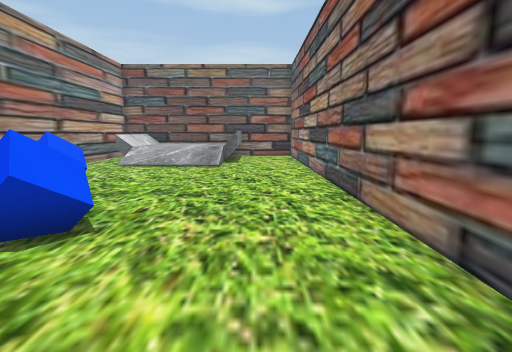
view 1 (above)

12 first-person views from a walk through a scene from a Unity 3-D project. The camera is 1.3 m above the floor, tilts 8° down and sees 80° across. The floor is counted in squares, 1 m on a side. Each view is taken from the middle of a square. On the plan, view 1 faces up. The plan holds only what a view shows up to about 14 squares ahead; the rest is blank. The place goes on beyond the plan.

view 2
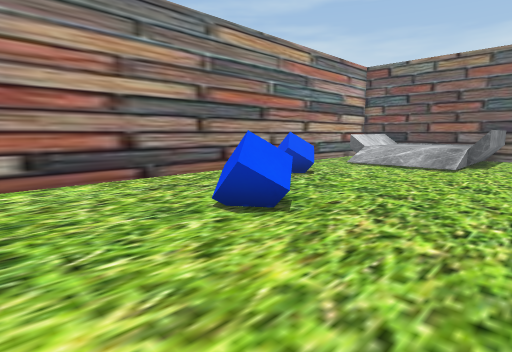

view 3
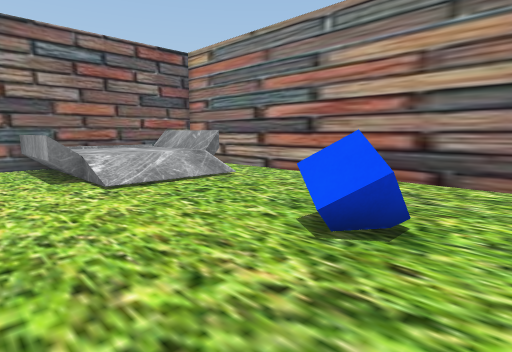

view 4
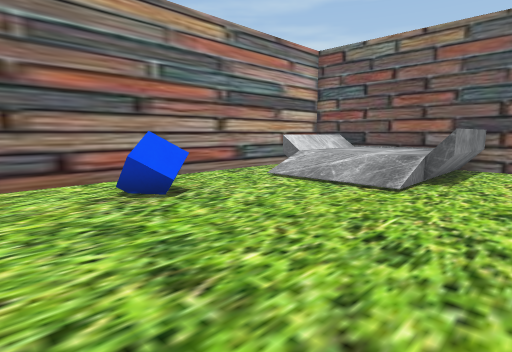

view 5
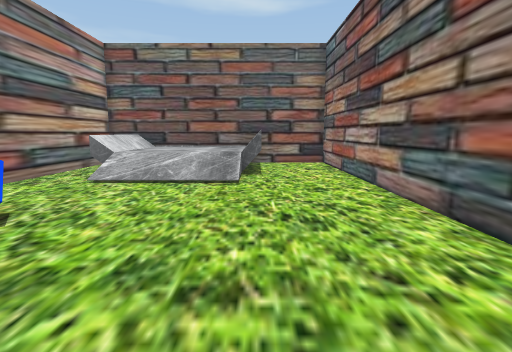

view 6
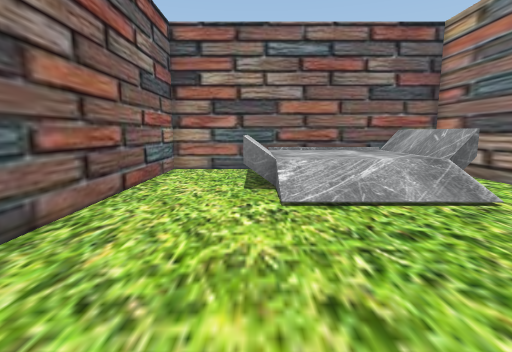

view 7
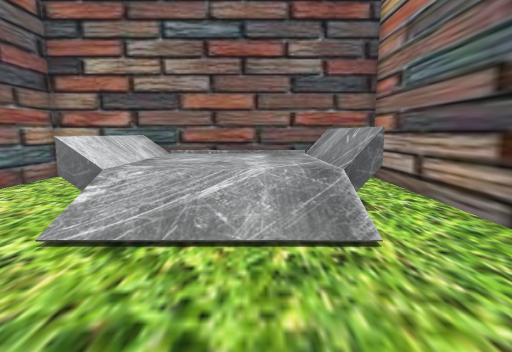

view 8
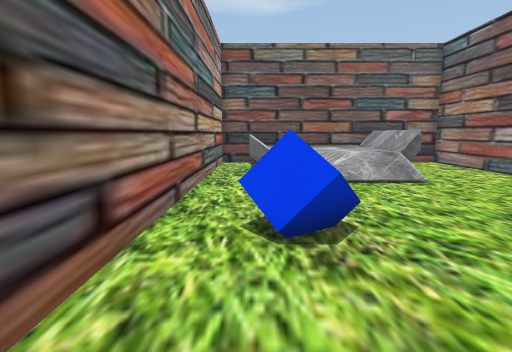

view 9
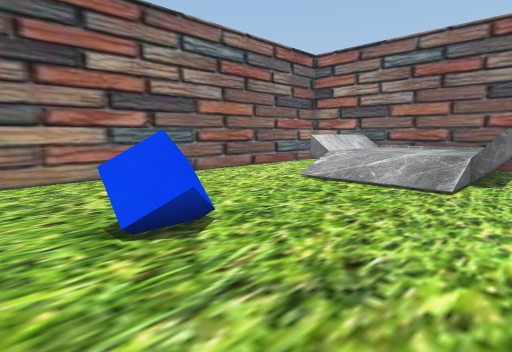

view 10
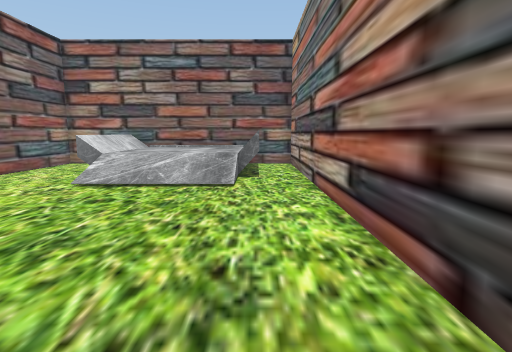

view 11
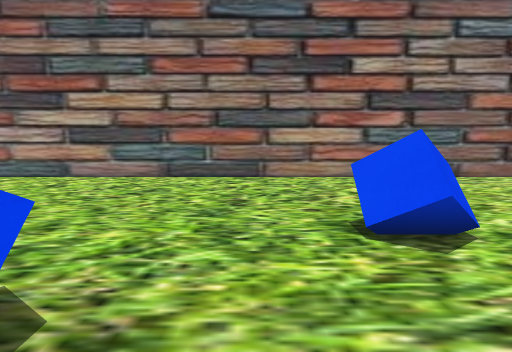

view 12
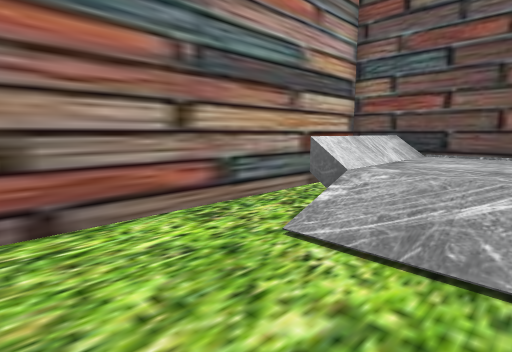

### Floor plan
Key: @ floor where view 1 was taken; # wall or solid block; . main floor; : floor 0.75 m higher than the main floor; / step, stairs or slope; = window, fence, low wall or low ledge; C blue cube.
Columns run from 8 left of view 1 to 2 right of it. Each row starts with its distance up from view 1.
 18 ###########
 17 #./::::=..#
 16 #./::::=..#
 15 #./::::=..#
 14 #./::::=..#
 13 #..////...#
 12 #..////...#
 11 #.........#
 10 #.........#
  9 #.........#
  8 #.CC......#
  7 #.........#
  6 #.........#
  5 #.........#
  4 #....C....#
  3 #.........#
  2 #.........#
  1 #.........#
  0 #.......@.#
 -1 #.........#
 -2 #..////...#
 -3 #..::::=..#
 -4 #.=::::/..#
 -5 #.=::::/..#
 -6 #.=::::/..#
 -7 ###########

Where each view was taken, in squares from view 1:
view 1: 0 up, 0 right, facing up
view 2: 0 up, 1 right, facing up-left
view 3: 6 up, 1 right, facing down-left
view 4: 5 up, 1 right, facing up-left
view 5: 4 up, 1 left, facing up
view 6: 4 up, 1 left, facing down
view 7: 2 up, 4 left, facing down
view 8: 4 up, 6 left, facing up
view 9: 6 up, 7 left, facing down-right
view 10: 6 up, 6 left, facing down
view 11: 6 up, 7 left, facing right
view 12: 9 up, 3 left, facing up-left
